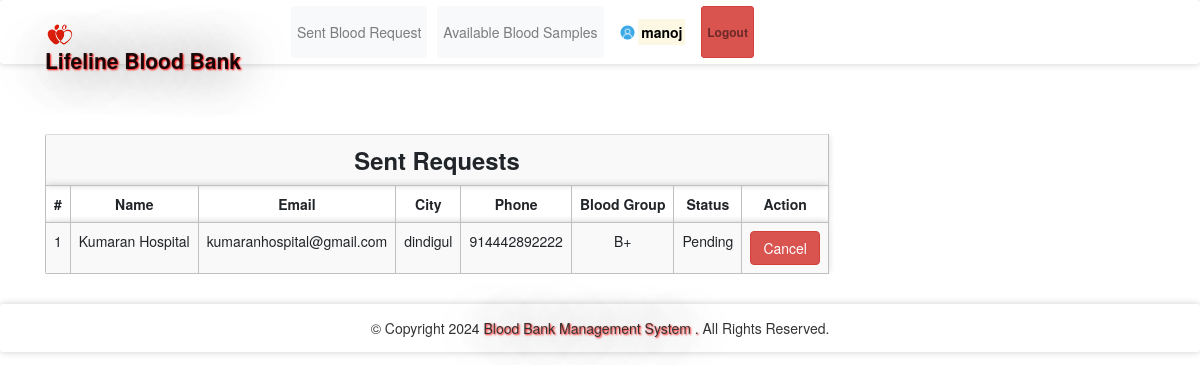
/sentrequest.php (signed in), run on the app's committed database.
### tables this page shows
CREATE TABLE `bloodrequest` (
  `reqid` int(11) NOT NULL,
  `hid` int(11) NOT NULL,
  `rid` int(11) NOT NULL,
  `bg` varchar(11) NOT NULL,
  `status` varchar(100) NOT NULL DEFAULT 'Pending'
);

CREATE TABLE `hospitals` (
  `id` int(11) NOT NULL,
  `hname` varchar(100) NOT NULL,
  `hemail` varchar(100) NOT NULL,
  `hpassword` varchar(100) NOT NULL,
  `hphone` varchar(100) NOT NULL,
  `hcity` varchar(100) NOT NULL
);

### message.php (called while the page is built, shortened)
<?php $counter=0; if(isset($_GET['msg'])) { ?>
	<div class="col-5 alert alert alert-success alert-dismissible fade show card" id="message">
		<button type="button" class="close" data-dismiss="alert" title="close">&times;</button><?php echo $_GET['msg'];?>
	</div>
<?php }?>

### sentrequest.php (the view, shortened to what this page needs)
<?php
require 'file/connection.php';
  if(!isset($_SESSION['rid']))
  {
  header('location:login.php');
  }
  else {
    $rid = $_SESSION['rid'];
    $sql = "select bloodrequest.*, hospitals.* from bloodrequest, hospitals where rid='$rid' && bloodrequest.hid=hospitals.id";
    $result = mysqli_query($conn, $sql);
?>
<!DOCTYPE html>
<html>
<?php require 'head.php'; ?>
<body>
	<?php require 'header.php'; ?>
	<div class="container cont">
		<?php require 'message.php'; ?>
	<table class="table table-responsive table-striped rounded mb-5">
		<tr><th colspan="8" class="title">Sent requests</th></tr>
		<tr>
			<th>#</th>
			<th>Name</th>
			<th>Email</th>
			<th>City</th>
			<th>Phone</th>
			<th>Blood Group</th>
			<th>Status</th>
			<th>Action</th>
		</tr>
		<?php while($row = mysqli_fetch_array($result)) { ?>
		<tr>
			<td><?php echo ++$counter;?></td>
			<td><?php echo $row['hname'];?></td>
			<td><?php echo $row['hemail'];?></td>
			<td><?php echo $row['hcity'];?></td>
			<td><?php echo $row['hphone'];?></td>
			<td><?php echo $row['bg'];?></td>
			<td><?php echo $row['status'];?></td>
			<td><?php if($row['status'] == 'Accepted'){ ?>
			<?php }
			else{ ?>
				<a href="file/cancel.php?reqid=<?php echo $row['reqid'];?>" class="btn btn-danger">Cancel</a>
			<?php } ?>
			</td>
		</tr>
		<?php } ?>
	</table>
</div>
    <?php require 'footer.php'; ?>
</body>
</html>
<?php } ?>

### style.css (style rules this page uses)
.cont { padding-top: 40px; text-align: justify; font-size: 1em; }
.card ,nav, .footer,tr,video { border-radius: 3px; transition: all 200ms ease-out; box-shadow: 0px 0px 7px rgba(0, 0, 0, 0.2); }
tr,th,td { border:0.1px solid silver; text-align: center; }
.title { font-weight: bold; font-size: 1.7em; text-transform: capitalize; text-align: center; }
a:link { text-decoration: none; }

### data on the page
bloodrequest: hospitals.hname "Kumaran Hospital", hospitals.hemail "kumaranhospital@gmail.com", hospitals.hcity "dindigul", hospitals.hphone "914442892222", bg "B+", status "Pending"

### other printed values
$_SESSION['rname'] "manoj"
